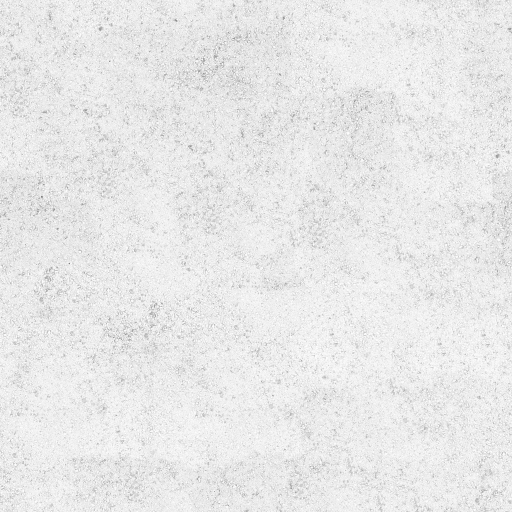
#> input picture library/assets/ambientcg_asphalt031/v0001/original/Asphalt031_1K-JPG_AmbientOcclusion.jpg, 1024 x 1024 px (shown at 1/2 size); its folder holds only this picture in this run
$ python -i images.py   (imports and definitions only)
#> lines starting #> are read from the running program, lines starting #| are printed output that depends on the picture
"""Generated still images (paid, fal) beyond backdrops - the narrow uses of generation that leave structure to Blender:
a tileable surface texture, a plate (a sky, a distant city) or an edit of one of the project's images (a plate at dusk
instead of noon). Same gates as every paid request: `generate image-review` writes a sheet for exactly one request,
the user approves it in their own words, `generate image` sends that request inside the budget, and every image keeps
its provenance (ai_generated, model, prompt, the approval).

Why (2026-10-08): the only generation path was a whole-frame video restyle, and every measured one failed the structure
test; realism then fell back on ten catalog materials. A texture or a plate is generation where it is strong, inside
geometry and a camera Blender still owns.

A generated texture becomes a material only through `generate register-texture` with the user's words: the image is
copied into library/assets as a texture set (roughness and height derived from its luminance, so the catalog's three
maps exist) and any catalog kind uses it with `catalog_overrides: {texset: <asset id>}`.
"""
from __future__ import annotations

import base64
import hashlib
import shutil
from pathlib import Path

from ..common import REPO, StudioError, check_id, now, read_json, safe_path, stable_hash, write_json
from ..project import load_project, project_dir, validate_schema
from .fal_client import estimate_usd, paid_call
from .review import check_user_words

ENDPOINTS = {'texture': 'fal-ai/nano-banana-pro', 'plate': 'fal-ai/nano-banana-pro', 'edit': 'fal-ai/nano-banana-pro/edit'}
ASPECTS = ('9:16', '16:9', '1:1', '3:4', '4:3')
IMAGE_SUFFIXES = ('.png', '.jpg', '.jpeg', '.webp')
TEXTURE_PREFIX = ('Seamless tileable square texture, flat orthographic top-down view, even diffuse light, no shadows, no perspective, '
                  'no vignette; the pattern repeats on all edges. ')


# [62 lines left out: functions _request, review, arguments, not called in this run]


FAILED_STATES = ('remote_failed', 'reconciled')   # fal_client: the provider failed it, or the user settled it from the dashboard


# [56 lines left out: functions attempt_dest, generate, not called in this run]


def derived_maps(image_path, out_dir):
    """Roughness and height from a colour texture's luminance (a single generated image has neither): height = the
    luminance softened (lighter is higher), roughness = 0.55-0.95 from the inverse luminance (darker grooves rougher)."""
#> called with out_dir = 'out.png'
    from PIL import Image, ImageFilter, ImageOps
    colour = Image.open(image_path).convert('RGB')
    lum = ImageOps.grayscale(colour)
#> lum is the input picture: PIL image 1024x1024 L; min 98, max 255, mean 232
    height = lum.filter(ImageFilter.GaussianBlur(2))
    rough = ImageOps.invert(lum).point(lambda v: int(140 + v * (242 - 140) / 255))
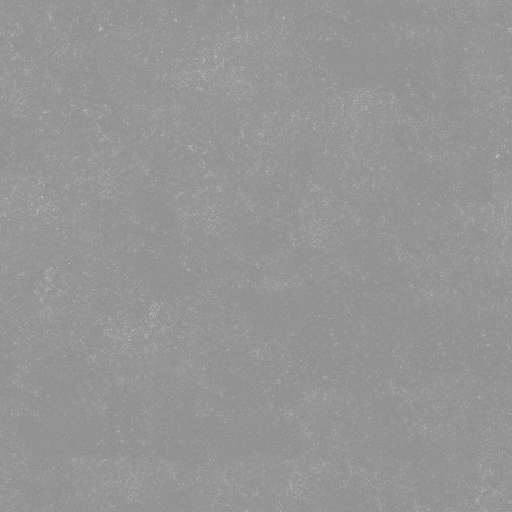
#> rough: PIL image 1024x1024 L (shown at 1/2 size); min 140, max 202, mean 148.8
#> (the run stopped early here; a loop or call above may not have finished)
